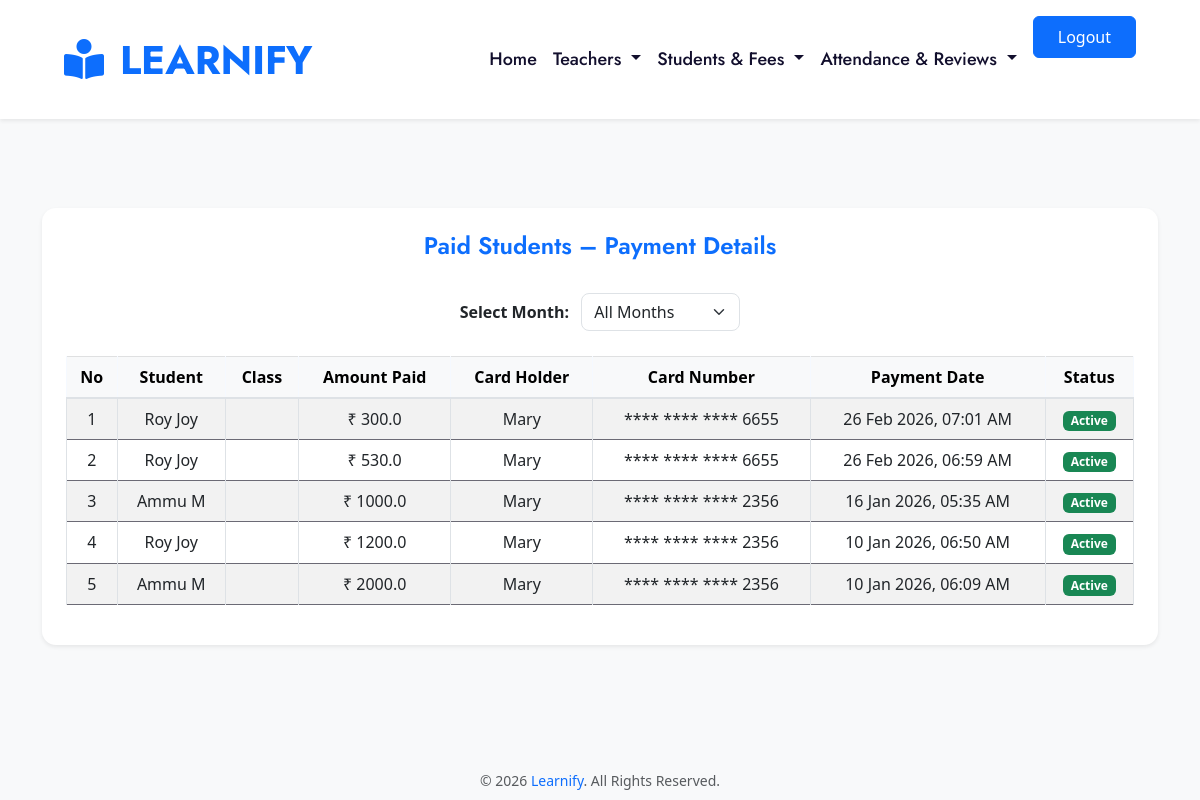
/view_paid_fees_admin, run on the app's committed database.
### Parent/models.py (models this page shows)
class Payment(models.Model):
    parent = models.ForeignKey(Parent_Reg, on_delete=models.CASCADE)
    student = models.ForeignKey('Student.Student_Reg', on_delete=models.CASCADE)
    fee = models.ForeignKey(Fee, on_delete=models.CASCADE)
    amount_paid = models.FloatField()
    card_holder_name = models.CharField(max_length=100,blank=True,null=True)
    card_number = models.CharField(max_length=16)
    payment_date = models.DateTimeField(auto_now_add=True)

### Student/models.py (models this page shows, shortened)
class Student_Reg(models.Model):
    user = models.OneToOneField(User, on_delete=models.CASCADE)
    parent = models.ForeignKey(Parent_Reg, on_delete=models.CASCADE)
    class_level = models.CharField(max_length=20)
    admission_date = models.DateField(auto_now_add=True)
    gender=models.CharField(max_length=100,default='null')
    subjects = models.ManyToManyField(Subject)
    status=models.CharField(max_length=100,default='pending')

### SiteAdmin/views.py (the view)
# urls.py: path('view_paid_fees_admin',views.view_paid_fees_admin,name='view_paid_fees_admin'),
def view_paid_fees_admin(request):
    selected_month = request.GET.get('month')
    payments = Payment.objects.select_related(
        'student',
        'parent',
        'fee'
    ).filter(
        fee__status='paid'
    )
    if selected_month:
        payments = payments.filter(
            payment_date__month=selected_month
        )
    payments = payments.order_by('-payment_date')
    months = Payment.objects.filter(
        fee__status='paid'
    ).annotate(
        month=TruncMonth('payment_date')
    ).values('month').distinct().order_by('-month')
    return render(request, 'admin/view_paid_fees_admin.html', {
        'payments': payments,
        'months': months,
        'selected_month': selected_month
    })

### template/admin/view_paid_fees_admin.html (shortened to what this page needs)
{% extends 'admin/page.html' %}
{% block content %}
<div class="container py-5 mt-5">
    <div class="row justify-content-center">
        <div class="col-lg-12 col-md-12 col-sm-12">
            <div class="card shadow-sm border-0">
                <div class="text-center pt-4">
                    <h4 class="fw-semibold text-primary">Paid Students – Payment Details</h4>
                </div>
                <div class="card-body p-4">
                    <form method="get" class="mb-4 text-center">
                        <label class="fw-semibold me-2"><b>Select Month:</b></label>
                        <select name="month" class="form-select d-inline-block w-auto" onchange="this.form.submit()">
                            <option value="">All Months</option>
                        </select>
                    </form>
                    <div class="table-responsive">
                        <table class="table table-striped table-bordered text-center align-middle">
                            <thead class="table-light">
                                <tr>
                                    <th>No</th>
                                    <th>Student</th>
                                    <th>Class</th>
                                    <th>Amount Paid</th>
                                    <th>Card Holder</th>
                                    <th>Card Number</th>
                                    <th>Payment Date</th>
                                    <th>Status</th>
                                </tr>
                            </thead>
                            <tbody>
                                {% for pay in payments %}
                                <tr>
                                    <td>{{ forloop.counter }}</td>
                                    <td>{{ pay.student.user.first_name }} {{ pay.student.user.last_name }}</td>
                                    <td>{{ pay.fee.class_level }}</td>
                                    <td>₹ {{ pay.amount_paid }}</td>
                                    <td>{{ pay.card_holder_name }}</td>
                                    <td>**** **** **** {{ pay.card_number|slice:"-4:" }}</td>
                                    <td>{{ pay.payment_date|date:"d M Y, h:i A" }}</td>
                                    <td>
                                        {% if pay.student.status == 'blocked' %}
                                            <a href="{% url 'unblock_students' pay.student.id %}"
                                               class="btn btn-sm btn-outline-warning">
                                                Unblock
                                            </a>
                                        {% else %}
                                            <span class="badge bg-success">Active</span>
                                        {% endif %}
                                    </td>
                                </tr>
                                {% empty %}
                                <tr>
                                    <td colspan="8" class="text-center">No paid records found</td>
                                </tr>
                                {% endfor %}
                            </tbody>
                        </table>
                    </div>
                </div>
            </div>
        </div>
    </div>
</div>
{% endblock %}

### template/admin/view_paid_fees_admin.html (style rules this page uses)
body { background-color: #f8f9fa; }
.card { border-radius: 14px; background-color: #ffffff; }
.form-select { border-radius: 8px; }

### data on the page
Payment: student.user.first_name "Roy", student.user.last_name "Joy", amount_paid "300.0", card_holder_name "Mary", card_number "6655", payment_date "26 Feb 2026, 07:01 AM", shows "Active"
Payment: student.user.first_name "Roy", student.user.last_name "Joy", amount_paid "530.0", card_holder_name "Mary", card_number "6655", payment_date "26 Feb 2026, 06:59 AM", shows "Active"
Payment: student.user.first_name "Ammu", student.user.last_name "M", amount_paid "1000.0", card_holder_name "Mary", card_number "2356", payment_date "16 Jan 2026, 05:35 AM", shows "Active"
Payment: student.user.first_name "Roy", student.user.last_name "Joy", amount_paid "1200.0", card_holder_name "Mary", card_number "2356", payment_date "10 Jan 2026, 06:50 AM", shows "Active"
Payment: student.user.first_name "Ammu", student.user.last_name "M", amount_paid "2000.0", card_holder_name "Mary", card_number "2356", payment_date "10 Jan 2026, 06:09 AM", shows "Active"
